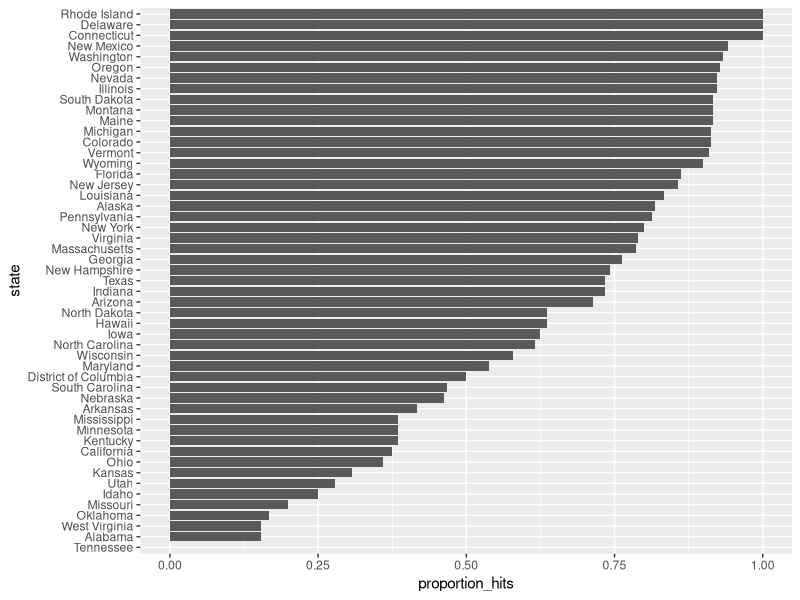
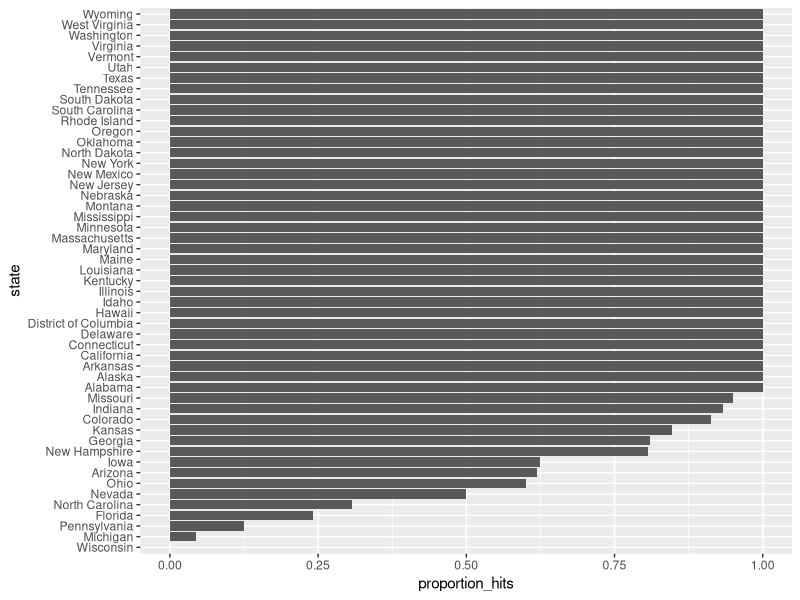
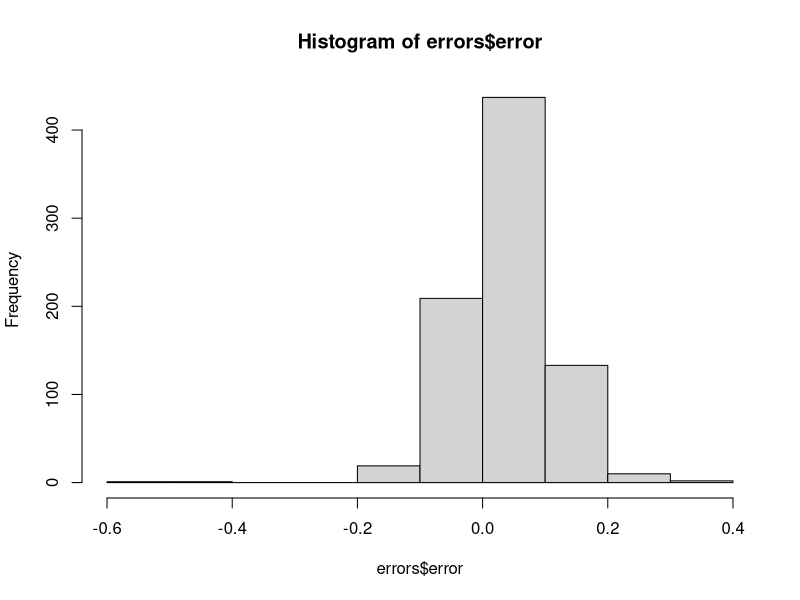
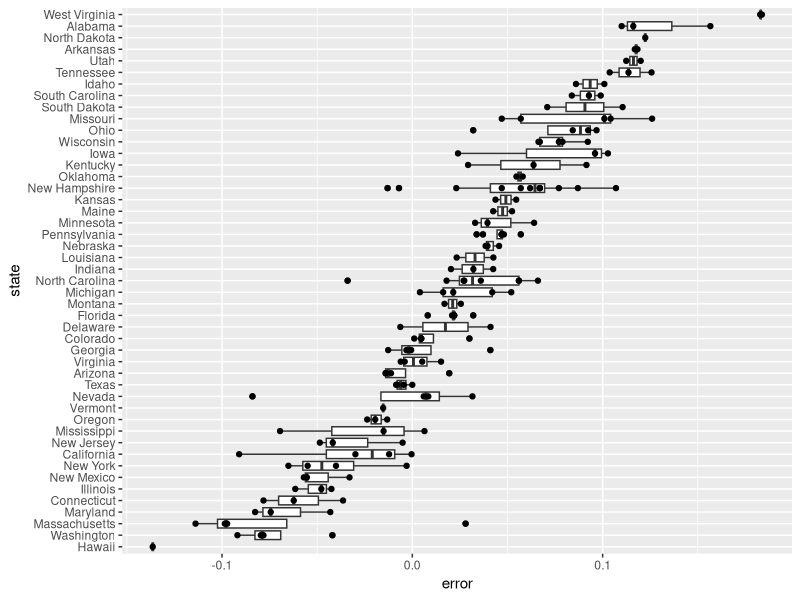

Reproduce these figures in R, in order.
# Election forecasting assesment
# Load the libraries and data
library(dplyr)
library(dslabs)
library(ggplot2)
data("polls_us_election_2016")

# Create a table called `polls` that filters by  state, date, and reports the spread
polls = polls_us_election_2016 %>% 
  filter(state != "U.S." & enddate >= "2016-10-31") %>% 
  mutate(spread = rawpoll_clinton/100 - rawpoll_trump/100)

# Confidence Intervals of Polling Data
# For each poll in the polling data set, use the CLT to create a 
# 95% confidence interval for the spread. Create a new table called 
# cis that contains columns for the lower and upper limits of the 
# confidence intervals.
cis = polls %>%
  mutate(X_hat = (spread + 1) / 2,
         se = 2 * sqrt(X_hat * (1 - X_hat) / samplesize),
         lower = spread - qnorm(0.975) * se,
         upper = spread + qnorm(0.975) * se,
         ) %>%
  select(state, startdate, enddate, pollster,
         grade, spread, lower, upper)

# Compare to Actual Results
# You can add the final result to the cis table you just created 
# using the left_join function as shown in the sample code.
# Now determine how often the 95% confidence interval includes 
# the actual result.
results = results_us_election_2016 %>% 
  mutate(actual_spread = clinton/100 - trump/100) %>% 
  select(state, actual_spread)
ci_data = cis %>% mutate(state = as.character(state)) %>% 
  left_join(results, by = "state")
p_hits = ci_data %>%
  mutate(hit = lower < actual_spread & actual_spread <= upper) %>%
  summarize(mean(hit))

# Stratify by Pollster and Grade
# Now find the proportion of hits for each pollster. 
# Show only pollsters with at least 5 polls and order 
# them from best to worst. Show the number of polls conducted
# by each pollster and the FiveThirtyEight grade of each pollster.
p_hits = ci_data %>%
  mutate(hit = lower < actual_spread & actual_spread <= upper) %>%
  group_by(pollster) %>% filter(n() >= 5) %>%
  summarize(proportion_hits = mean(hit),
            n = n(),
            grade = first(grade)) %>%
  arrange(desc(proportion_hits))

# Stratify by State
# Repeat the previous exercise, but instead of pollster, 
# stratify by state. Here we can't show grades.
p_hits = ci_data %>%
  mutate(hit = lower <= actual_spread & actual_spread <= upper) %>%
  group_by(state) %>% filter(n() >= 5) %>%
  summarize(proportion_hits = mean(hit),
            n = n()) %>%
  arrange(desc(proportion_hits))

# Plotting Prediction Results
# Make a barplot based on the result from the previous exercise.
p_hits %>% mutate(state = reorder(state, proportion_hits)) %>% 
  ggplot(aes(state, proportion_hits)) +
  geom_bar(stat = "identity") +
  coord_flip()

# Predicting the Winner
# Even if a forecaster's confidence interval is incorrect, 
# the overall predictions will do better if they correctly 
# called the right winner.
# Add two columns to the cis table by computing, for each poll, 
# the difference between the predicted spread and the actual 
# spread, and define a column hit that is true if the signs
# are the same.
cis = cis %>%
  mutate(state = as.character(state)) %>% 
  left_join(results, by = "state")
errors = cis %>%
  mutate(error = spread - actual_spread,
         hit = sign(spread) == sign(actual_spread))
tail(errors)

# Plotting Prediction Results
# Create an object called p_hits that contains the proportion of 
# instances when the sign of the actual spread matches the 
# predicted spread for states with 5 or more polls.
# Make a barplot based on the result from the previous exercise 
# that shows the proportion of times the sign of the spread matched
# the actual result for the data in p_hits.
p_hits = errors %>%
  group_by(state) %>%
  summarize(proportion_hits = mean(hit),
            n = n())

p_hits %>%
  mutate(state = reorder(state, proportion_hits)) %>%
  ggplot(aes(state, proportion_hits)) +
  geom_bar(stat = "identity") +
  coord_flip()

# Plotting the Errors
# In the previous graph, we see that most states' polls predicted 
# the correct winner 100% of the time. Only a few states polls' 
# were incorrect more than 25% of the time. Wisconsin got every
# single poll wrong. In Pennsylvania and Michigan, more than 90% 
# of the polls had the signs wrong.
# Make a histogram of the errors. What is the median of these errors?
hist(errors$error)
median(errors$error)

# Plot Bias by State
# We see that, at the state level, the median error was slightly 
# in favor of Clinton. The distribution is not centered at 0, 
# but at 0.037. This value represents the general bias we 
# described in an earlier section.
# Create a boxplot to examine if the bias was general to all 
# states or if it affected some states differently. Filter 
# the data to include only pollsters with grades B+ or higher.
errors %>%
  filter(grade %in% c("B+", "A+", "A", "A-")) %>%
  mutate(state = reorder(state, error)) %>%
  ggplot(aes(state, error)) +
  geom_boxplot() +
  geom_point() +
  coord_flip()
# From the plot we can tell that some state overestimated or 
# underestimated Clinton's performance; this proves that there 
# is regional bias aside from general bias, adding this would improve
# our model's estimate. This can be referred to as random effects/mixed models
